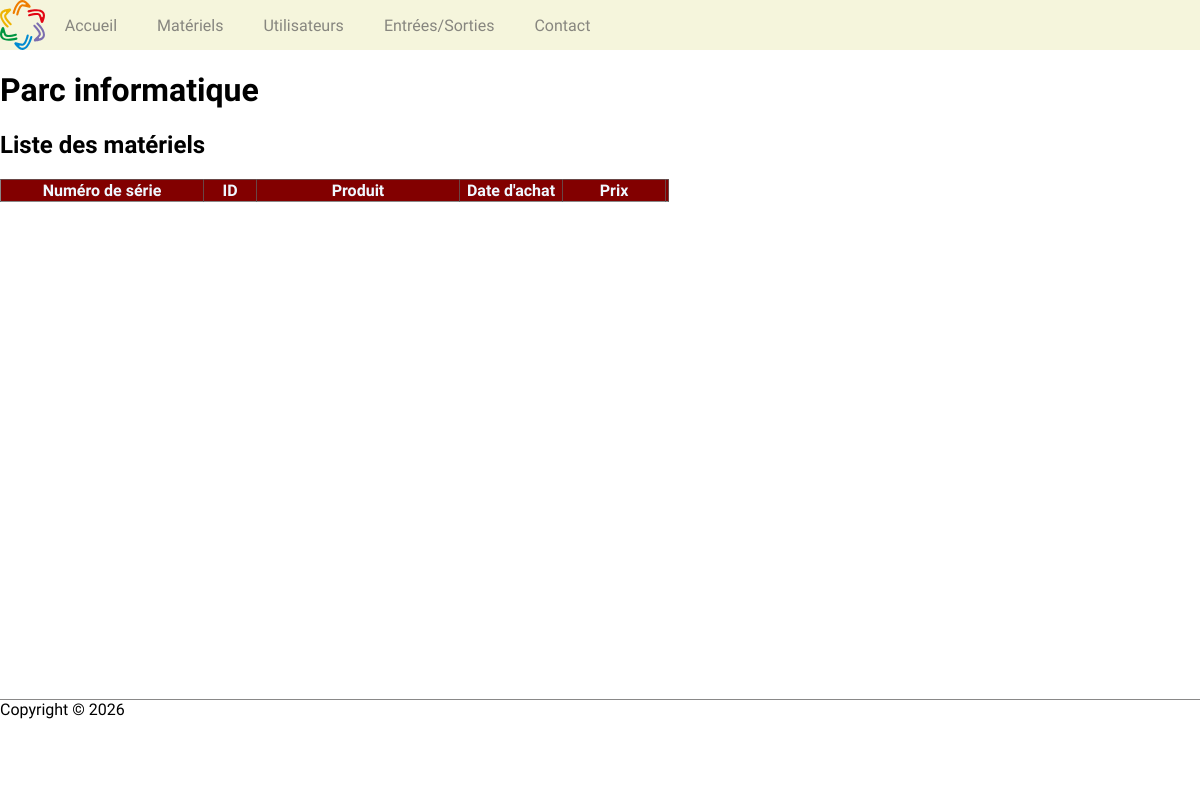
Before: /materiels.php with the older database file.
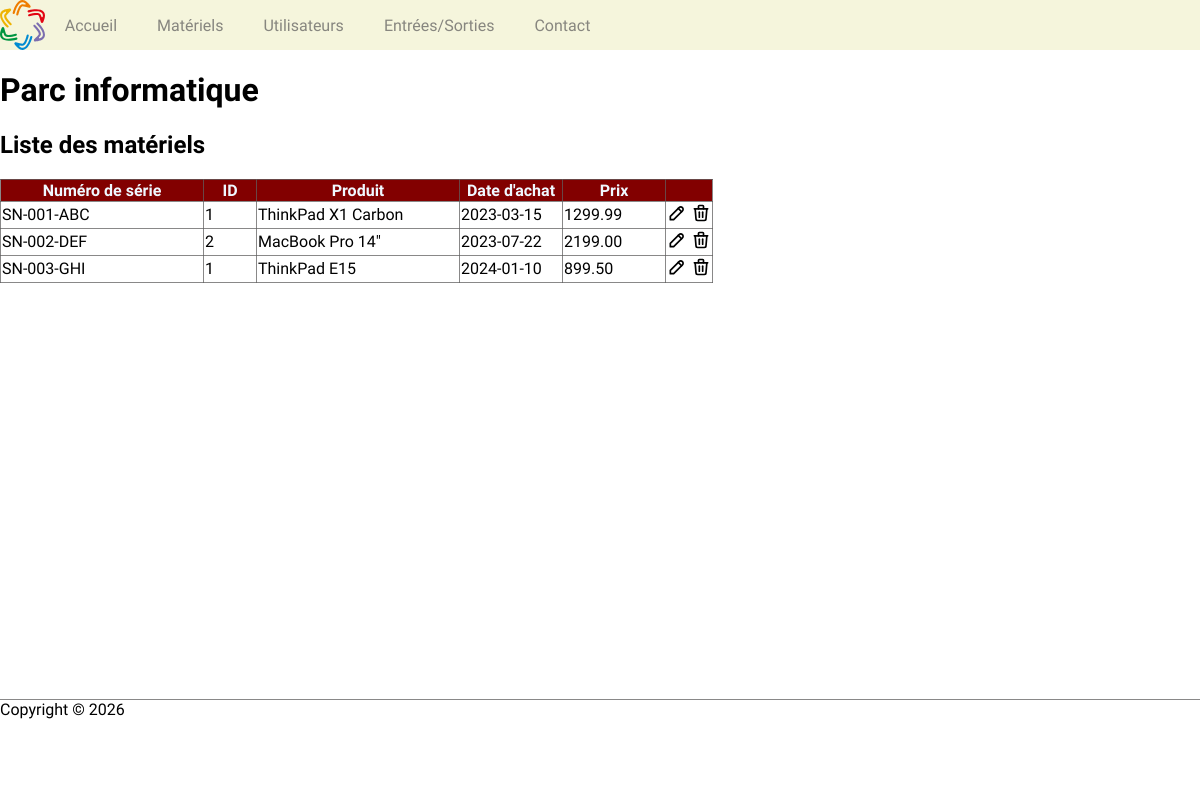
After: the same page with the newer database file.
### tables this page shows
CREATE TABLE materiels (
    id INT AUTO_INCREMENT PRIMARY KEY,
    no_serie VARCHAR(100) NOT NULL UNIQUE,
    id_marque INT,
    modele VARCHAR(120),
    date_achat DATE,
    prix_achat DECIMAL(8,2),
    FOREIGN KEY (id_marque) REFERENCES marques(id)
);

### materiels.php (the view, shortened to what this page needs)
<?php include 'entete.php' ?>
<?php
$pdo = new PDO('mysql:host=' . HOST . ';dbname=' . DB_NAME . ';charset=utf8mb4', USER, PWD);
$requete = $pdo->query('SELECT * FROM materiels');
$materiels= $requete->fetchAll(PDO::FETCH_ASSOC);
?>
<h1>Parc informatique</h1>
<h2>Liste des matériels</h2>
<table>
    <thead>
        <tr>
            <th class="col-no-serie">Numéro de série</th>
            <th class="col-id">ID</th>
            <th class="col-produit">Produit</th>
            <th class="col-date-achat">Date d'achat</th>
            <th class="col-prix">Prix</th>
            <th class="col-commande"></th>
        </tr>
  </thead>
  <tbody>
    <?php
        foreach ($materiels as $materiel) {
            echo '<tr>';
            echo '<td>' . $materiel['no_serie'] . '</td>';
            echo '<td>' . $materiel['id_marque'] . '</td>';
            echo '<td>' . $materiel['modele'] . '</td>';
            echo '<td>' . $materiel['date_achat'] . '</td>';
            echo '<td>' . $materiel['prix_achat'] . '</td>';
            echo '<td><a href=""><img src="images/pencil.svg" style="height: 20px;"/></a>&nbsp;<a href=""><img src="images/trash.svg" style="height: 20px;"/></a></td>';
            echo '</tr>';
    }
    ?>
  </tbody>
</table>
<?php include 'footer.php' ?>

### entete.php (shortened to what this page needs)
<!DOCTYPE html>
<html lang="fr">
<head>
    <link rel="stylesheet" href="style.css">
</head>
<body>
    <header>
        <?php include 'navigation.php' ?>
    </header>
    <main>

### navigation.php
<nav>
    <img src="images/logo.svg" alt="Logo">
    <ul>
        <li><a href="index.php">Accueil</a></li>
        <li><a href="materiels.php">Matériels</a></li>
        <li><a href="utilisateurs.php">Utilisateurs</a></li>
        <li><a href="entrees-sorties.php">Entrées/Sorties</a></li>
        <li><a href="contact.php">Contact</a></li>
    </ul>
</nav>

### footer.php
</main>
    <footer>
        Copyright &copy; 2026
    </footer>
</body>
</html>

### style.css (style rules this page uses)
body { font-family: 'Jim Nightshade'; font-optical-sizing: auto; font-weight: 400; font-style: normal; margin: 0; display: flex; flex-direction: column; min-height: 100vh; }
main { flex: 1; }
footer { border-top: 1px solid rgba(96, 95, 95, 0.741); height: 100px; }
nav { display: flex; align-items: stretch; background-color: beige; }
nav img { height: 50px; }
nav ul { display: flex; align-items: stretch; list-style: none; margin: 0; padding: 0; }
nav li { display: flex; align-items: center; }
nav a { display: flex; align-self: stretch; padding: 0 20px; text-decoration: none; color: rgba(96, 95, 95, 0.741); align-items: center }
table { border-collapse: collapse; }
table td, table th { border: solid 1px rgba(96, 95, 95, 0.741); }
table th { background-color: rgb(130, 0, 0); color: aliceblue; }
.col-no-serie { width: 200px; }
.col-id { width: 50px; }
.col-produit { width: 200px; }
.col-date-achat { width: 100px; }
.col-prix { width: 100px; }

Changed rows visible on the page:
added materiels: no_serie "SN-001-ABC", id_marque "1", modele "ThinkPad X1 Carbon", date_achat "2023-03-15", prix_achat "1299.99"
added materiels: no_serie "SN-002-DEF", id_marque "2", modele "MacBook Pro 14\"", date_achat "2023-07-22", prix_achat "2199.00"
added materiels: no_serie "SN-003-GHI", id_marque "1", modele "ThinkPad E15", date_achat "2024-01-10", prix_achat "899.50"
